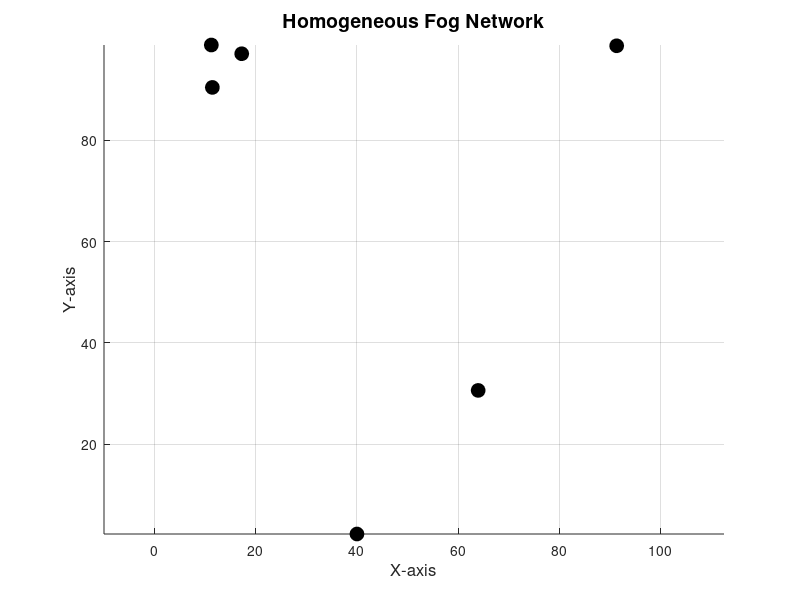

Here is the MATLAB script that generated this plot:
% Define fog nodes
numNodes = 6; % Define total number of nodes
fogNodes = rand(numNodes, 2) * 100;  % Fog nodes randomly placed within a 100x100 area

% Plot fog nodes
figure('Color','white');
scatter(fogNodes(:, 1), fogNodes(:, 2), 100, 'k', 'filled', 'MarkerEdgeColor', 'k'); % Plot fog nodes in black
title('Homogeneous Fog Network', 'FontSize', 14);
xlabel('X-axis', 'FontSize', 12);
ylabel('Y-axis', 'FontSize', 12);
axis equal;
grid on;

% Initialize trust matrix
trustMatrix = ones(numNodes, numNodes) * 0.5;

% Set diagonal elements to 1
trustMatrix(1:numNodes+1:end) = 1;

% Define parameters
numIterations = 200; % Number of iterations
packetSuccessRate = 0.5; % Probability of successful packet communication

% Nested loop for communication between nodes
for i = 1:numNodes
    for j = 1:numNodes
        if i ~= j % Exclude communication with itself
            % Communication loop for 100 packets
            for k = 1:numIterations
                % Randomly decide if packet is successfully communicated
                if rand() <= packetSuccessRate
                    % Packet successfully communicated
                    trustMatrix(i, j) = trustMatrix(i, j) + 0.0025; % Increase trust
                else
                    % Packet dropped
                    trustMatrix(i, j) = trustMatrix(i, j) - 0.0025; % Decrease trust
                end
            end
        end
        
    end
end

% Normalize trust matrix
trustMatrix = max(min(trustMatrix, 1), 0);

% Display updated trust matrix
disp('Trust Matrix:');
disp(trustMatrix);

% Initialize voting matrix
votingMatrix = zeros(numNodes);

% Populate voting matrix
for i = 1:numNodes
    [~, sortedIndices] = sort(trustMatrix(:, i));
    numNodes = size(trustMatrix, 1); % Ensure numNodes is correctly defined
    uniqueRanks = 1:numNodes; % Unique ranks in ascending order
    usedRanks = zeros(1, numNodes); % Track used ranks
    for j = 1:numNodes
        if i == j
            votingMatrix(j, i) = 0; % Set diagonal elements to 0
        else
            rank = find(sortedIndices == j); % Original rank
            adjustedRank = uniqueRanks(rank); % Adjusted rank
            while usedRanks(adjustedRank) % If the rank is already used
                adjustedRank = adjustedRank + 1; % Increment rank
            end
            usedRanks(adjustedRank) = 1; % Mark rank as used
            votingMatrix(j, i) = adjustedRank ; % Assign adjusted rank
        end
    end
end


% Display voting matrix
disp('Voting Matrix:');
disp(votingMatrix);

% Calculate Borda ranks
bordaScores = sum(votingMatrix,2);

% Display Borda ranks
disp('Borda Scores before Attack:');
disp(bordaScores);

% Define malicious nodes
numMalicious = round(0.3 * numNodes); % 30% of nodes are malicious
maliciousNodes = randperm(numNodes, numMalicious); % Randomly select malicious nodes


% Populate voting matrix
for i = 1:numNodes
    [~, sortedIndices] = sort(trustMatrix(:, i));
    numNodes = size(trustMatrix, 1); % Ensure numNodes is correctly defined
    uniqueRanks = 1:numNodes; % Unique ranks in ascending order
    usedRanks = zeros(1, numNodes); % Track used ranks
    for j = 1:numNodes
        if i == j
            votingMatrix(j, i) = 0; % Set diagonal elements to 0

        elseif ismember(i, maliciousNodes)
            % Malicious node ranks opposite to its trust
            trustRank = find(sortedIndices == j);
            % Assign rank in ascending order for malicious nodes
            adjustedRank = trustRank;
            while usedRanks(adjustedRank) % If the rank is already used
                adjustedRank = adjustedRank - 1; % Decrement rank to assign opposite direction
            end
            usedRanks(adjustedRank) = 1; % Mark rank as used
            votingMatrix(j, i) = numNodes-adjustedRank;

        else
            rank = find(sortedIndices == j); % Original rank
            adjustedRank = uniqueRanks(rank); % Adjusted rank
            while usedRanks(adjustedRank) % If the rank is already used
                adjustedRank = adjustedRank + 1; % Increment rank
            end
            usedRanks(adjustedRank) = 1; % Mark rank as used
            votingMatrix(j, i) = adjustedRank ; % Assign adjusted rank
        end
    end
end


% Display updated voting matrix with malicious nodes
disp('Updated Voting Matrix with Malicious Nodes:');
disp(votingMatrix);

% Calculate Borda ranks with malicious nodes
bordaScoresMalicious = sum(votingMatrix,2);

% Display Borda ranks with malicious nodes
disp('Borda Scores after Attack:');
disp(bordaScoresMalicious);

% Assign ranks based on Borda scores before attack
[~, rankBefore] = sort(bordaScores, 'descend');

% Display node number with corresponding rank before attack
disp('Node Ranks Before Attack:');
for i = 1:numNodes
    disp(['Node ', num2str(rankBefore(i)), ' : Rank ', num2str(i)]);
end

% Assign ranks based on Borda scores after the attack
[~, rankAfter] = sort(bordaScoresMalicious, 'descend');

% Display node number with corresponding rank after the attack
disp('Node Ranks After Attack:');
for i = 1:numNodes
    disp(['Node ', num2str(rankAfter(i)), ' : Rank ', num2str(i)]);
end

% Initialize array to store initial ranks before the attack
initialRanks = zeros(numNodes, 1);

% Populate initial ranks before the attack
for i = 1:numNodes
    initialRanks(i) = find(rankBefore == i);
end

% Initialize array to store rank changes for each node
rankChanges = zeros(numNodes, 1);

% Calculate rank changes for each node
for i = 1:numNodes
    finalRank = find(rankAfter == i);
    rankChanges(i) = initialRanks(i) - finalRank;
end

% Display rank changes for each node
disp('Rank Changes for Each Node:');
for i = 1:numNodes
    disp(['Node ', num2str(i), ' Change: ', num2str(rankChanges(i))]);
end


% Define the dimensions of the matrix
dimension = round(0.3 * numNodes);

% Initialize the matrix to store identified nodes
identifiedNodes = zeros(numNodes, dimension);

% Initialize array to store total sum of occurrences
occurrencesSum = zeros(1, numNodes);

% Initialize identifiedNodes matrix
identifiedNodes = zeros(numNodes, dimension);

% Identify nodes based on positive change in rank
for i = 1:numNodes
    if rankChanges(i) > 0 % If the rank increased
        % Get the i-th row of the matrix excluding the diagonal element
        row_i = votingMatrix(i, [1:i-1, i+1:end]);
        % Sort the elements of the row in descending order
        [~, sorted_indices] = sort(row_i, 'descend');
        % Adjust the indices to account for excluding the diagonal element
        adjusted_indices = sorted_indices(1:dimension) + (sorted_indices(1:dimension) >= i);
        identifiedNodes(i, :) = adjusted_indices;
    elseif rankChanges(i) < 0 % If the rank decreased
        % Get the i-th row of the matrix excluding the diagonal element
        row_i = votingMatrix(i, [1:i-1, i+1:end]);
        % Sort the elements of the row in ascending order
        [~, sorted_indices] = sort(row_i, 'ascend');
        % Adjust the indices to account for excluding the diagonal element
        adjusted_indices = sorted_indices(1:dimension) + (sorted_indices(1:dimension) >= i);
        identifiedNodes(i, :) = adjusted_indices;
    else % If the rank remained the same
        % Set identified nodes to zero
        identifiedNodes(i, :) = zeros(1, dimension);
    end
end

% Iterate through each row of identifiedNodes
for k = 1:size(identifiedNodes, 1)
    % Get the elements in the current row
    elements = identifiedNodes(k,:);
    % Increment the occurrences for each element
    for j = 1:numel(elements)
        if elements(j) ~= 0 % Check if element is non-zero
            occurrencesSum(elements(j)) = occurrencesSum(elements(j)) + abs(rankChanges(k));
        end
    end
end



% Display the matrix of identified nodes
disp('Identified Nodes Matrix:');
disp(identifiedNodes);

% Display the total sum of occurrences for each node
disp('Total sum of occurrences for each node:');
disp(occurrencesSum);

% Find the indices of the nodes with the highest sum of occurrences
[~, detectedNodes] = sort(occurrencesSum, 'descend');
detectedNodes = detectedNodes(1:numMalicious);  % Select top 'numMalicious' nodes

% Display the actual malicious nodes
disp('Actual Malicious Nodes:');
disp(maliciousNodes);

% Display the detected nodes
disp('Detected Malicious Nodes:');
disp(detectedNodes);

% Compare detected nodes with actual malicious nodes
correctlyDetected = intersect(maliciousNodes, detectedNodes);
disp('Correctly Detected Malicious Nodes:');
disp(correctlyDetected);

% Calculate and display the number of correctly detected malicious nodes
numCorrectlyDetected = numel(correctlyDetected);
disp(['Number of Correctly Detected Malicious Nodes: ', num2str(numCorrectlyDetected)]);
